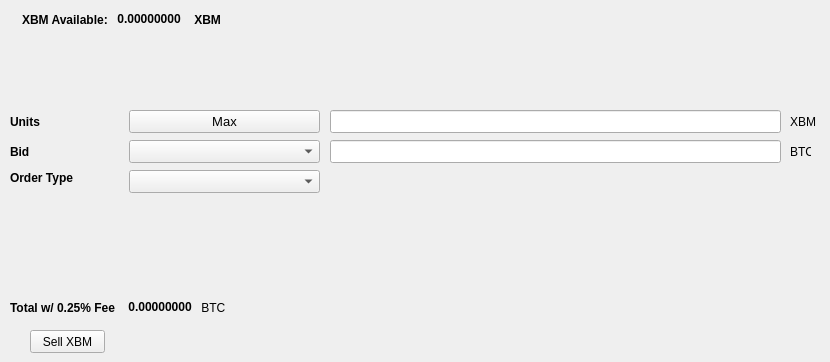
   <widget class="QWidget" name="SellTab">
    <attribute name="title">
     <string>Sell</string>
    </attribute>
    <widget class="QLabel" name="label_16">
     <property name="geometry">
      <rect>
       <x>790</x>
       <y>140</y>
       <width>21</width>
       <height>23</height>
      </rect>
     </property>
     <property name="text">
      <string>BTC</string>
     </property>
    </widget>
    <widget class="QComboBox" name="SellBidcomboBox">
     <property name="geometry">
      <rect>
       <x>129</x>
       <y>140</y>
       <width>191</width>
       <height>23</height>
      </rect>
     </property>
     <property name="font">
      <font>
       <pointsize>10</pointsize>
      </font>
     </property>
    </widget>
    <widget class="QLabel" name="label_18">
     <property name="geometry">
      <rect>
       <x>10</x>
       <y>110</y>
       <width>46</width>
       <height>23</height>
      </rect>
     </property>
     <property name="font">
      <font>
       <weight>75</weight>
       <bold>true</bold>
      </font>
     </property>
     <property name="text">
      <string>Units</string>
     </property>
    </widget>
    <widget class="QPushButton" name="Sell_Max_Amount">
     <property name="geometry">
      <rect>
       <x>129</x>
       <y>110</y>
       <width>191</width>
       <height>23</height>
      </rect>
     </property>
     <property name="font">
      <font>
       <pointsize>10</pointsize>
      </font>
     </property>
     <property name="text">
      <string>Max</string>
     </property>
    </widget>
    <widget class="QLabel" name="label_20">
     <property name="geometry">
      <rect>
       <x>10</x>
       <y>170</y>
       <width>71</width>
       <height>16</height>
      </rect>
     </property>
     <property name="font">
      <font>
       <weight>75</weight>
       <bold>true</bold>
      </font>
     </property>
     <property name="text">
      <string>Order Type</string>
     </property>
    </widget>
    <widget class="QComboBox" name="SellOrdertypeCombo">
     <property name="geometry">
      <rect>
       <x>129</x>
       <y>170</y>
       <width>191</width>
       <height>23</height>
      </rect>
     </property>
     <property name="font">
      <font>
       <pointsize>10</pointsize>
      </font>
     </property>
    </widget>
    <widget class="QLabel" name="label_21">
     <property name="geometry">
      <rect>
       <x>10</x>
       <y>140</y>
       <width>46</width>
       <height>23</height>
      </rect>
     </property>
     <property name="font">
      <font>
       <weight>75</weight>
       <bold>true</bold>
      </font>
     </property>
     <property name="text">
      <string>Bid</string>
     </property>
    </widget>
    <widget class="QLabel" name="label_22">
     <property name="geometry">
      <rect>
       <x>790</x>
       <y>110</y>
       <width>31</width>
       <height>23</height>
      </rect>
     </property>
     <property name="text">
      <string>XBM</string>
     </property>
    </widget>
    <widget class="QLineEdit" name="UnitsInputXBM">
     <property name="geometry">
      <rect>
       <x>330</x>
       <y>110</y>
       <width>451</width>
       <height>23</height>
      </rect>
     </property>
     <property name="font">
      <font>
       <pointsize>9</pointsize>
       <weight>75</weight>
       <bold>true</bold>
      </font>
     </property>
    </widget>
    <widget class="QLineEdit" name="SellBidPriceEdit">
     <property name="geometry">
      <rect>
       <x>330</x>
       <y>140</y>
       <width>451</width>
       <height>23</height>
      </rect>
     </property>
     <property name="font">
      <font>
       <pointsize>9</pointsize>
       <weight>75</weight>
       <bold>true</bold>
      </font>
     </property>
    </widget>
    <widget class="QPushButton" name="SellXBMBTN">
     <property name="geometry">
      <rect>
       <x>30</x>
       <y>330</y>
       <width>75</width>
       <height>23</height>
      </rect>
     </property>
     <property name="text">
      <string>Sell XBM</string>
     </property>
    </widget>
    <widget class="QWidget" name="layoutWidget">
     <property name="geometry">
      <rect>
       <x>22</x>
       <y>12</y>
       <width>200</width>
       <height>15</height>
      </rect>
     </property>
     <layout class="QHBoxLayout" name="horizontalLayout">
      <item>
       <widget class="QLabel" name="label232_2">
        <property name="font">
         <font>
          <weight>75</weight>
          <bold>true</bold>
         </font>
        </property>
        <property name="text">
         <string>XBM Available:</string>
        </property>
       </widget>
      </item>
      <item>
       <widget class="QLabel" name="XBMAvailableLabel">
        <property name="palette">
         <palette>
          <active>
           <colorrole role="WindowText">
            <brush brushstyle="SolidPattern">
             <color alpha="255">
              <red>0</red>
              <green>0</green>
              <blue>0</blue>
             </color>
            </brush>
           </colorrole>
           <colorrole role="Button">
            <brush brushstyle="SolidPattern">
             <color alpha="255">
              <red>0</red>
              <green>170</green>
              <blue>0</blue>
             </color>
            </brush>
           </colorrole>
           <colorrole role="Light">
            <brush brushstyle="SolidPattern">
             <color alpha="255">
              <red>0</red>
              <green>255</green>
              <blue>0</blue>
             </color>
            </brush>
           </colorrole>
           <colorrole role="Midlight">
            <brush brushstyle="SolidPattern">
             <color alpha="255">
              <red>0</red>
              <green>212</green>
              <blue>0</blue>
             </color>
            </brush>
           </colorrole>
           <colorrole role="Dark">
            <brush brushstyle="SolidPattern">
             <color alpha="255">
              <red>0</red>
              <green>85</green>
              <blue>0</blue>
             </color>
            </brush>
           </colorrole>
           <colorrole role="Mid">
            <brush brushstyle="SolidPattern">
             <color alpha="255">
              <red>0</red>
              <green>113</green>
              <blue>0</blue>
             </color>
            </brush>
           </colorrole>
           <colorrole role="Text">
            <brush brushstyle="SolidPattern">
             <color alpha="255">
              <red>0</red>
              <green>170</green>
              <blue>0</blue>
             </color>
            </brush>
           </colorrole>
           <colorrole role="BrightText">
            <brush brushstyle="SolidPattern">
             <color alpha="255">
              <red>255</red>
              <green>255</green>
              <blue>255</blue>
             </color>
            </brush>
           </colorrole>
           <colorrole role="ButtonText">
            <brush brushstyle="SolidPattern">
             <color alpha="255">
              <red>0</red>
              <green>0</green>
              <blue>0</blue>
             </color>
            </brush>
           </colorrole>
           <colorrole role="Base">
            <brush brushstyle="SolidPattern">
             <color alpha="255">
              <red>255</red>
              <green>255</green>
              <blue>255</blue>
             </color>
            </brush>
           </colorrole>
           <colorrole role="Window">
            <brush brushstyle="SolidPattern">
             <color alpha="255">
              <red>0</red>
              <green>170</green>
              <blue>0</blue>
             </color>
            </brush>
           </colorrole>
           <colorrole role="Shadow">
            <brush brushstyle="SolidPattern">
             <color alpha="255">
              <red>0</red>
              <green>0</green>
              <blue>0</blue>
             </color>
            </brush>
           </colorrole>
           <colorrole role="AlternateBase">
            <brush brushstyle="SolidPattern">
             <color alpha="255">
              <red>127</red>
              <green>212</green>
              <blue>127</blue>
             </color>
            </brush>
           </colorrole>
           <colorrole role="ToolTipBase">
            <brush brushstyle="SolidPattern">
             <color alpha="255">
              <red>255</red>
              <green>255</green>
              <blue>220</blue>
             </color>
            </brush>
           </colorrole>
           <colorrole role="ToolTipText">
            <brush brushstyle="SolidPattern">
             <color alpha="255">
              <red>0</red>
              <green>0</green>
              <blue>0</blue>
             </color>
            </brush>
           </colorrole>
          </active>
          <inactive>
           <colorrole role="WindowText">
            <brush brushstyle="SolidPattern">
             <color alpha="255">
              <red>0</red>
              <green>0</green>
              <blue>0</blue>
             </color>
            </brush>
           </colorrole>
           <colorrole role="Button">
            <brush brushstyle="SolidPattern">
             <color alpha="255">
              <red>0</red>
              <green>170</green>
              <blue>0</blue>
             </color>
            </brush>
           </colorrole>
           <colorrole role="Light">
            <brush brushstyle="SolidPattern">
             <color alpha="255">
              <red>0</red>
              <green>255</green>
              <blue>0</blue>
             </color>
            </brush>
           </colorrole>
           <colorrole role="Midlight">
            <brush brushstyle="SolidPattern">
             <color alpha="255">
              <red>0</red>
              <green>212</green>
              <blue>0</blue>
             </color>
            </brush>
           </colorrole>
           <colorrole role="Dark">
            <brush brushstyle="SolidPattern">
             <color alpha="255">
              <red>0</red>
              <green>85</green>
              <blue>0</blue>
             </color>
            </brush>
           </colorrole>
           <colorrole role="Mid">
            <brush brushstyle="SolidPattern">
             <color alpha="255">
              <red>0</red>
              <green>113</green>
              <blue>0</blue>
             </color>
            </brush>
           </colorrole>
           <colorrole role="Text">
            <brush brushstyle="SolidPattern">
             <color alpha="255">
              <red>0</red>
              <green>170</green>
              <blue>0</blue>
             </color>
            </brush>
           </colorrole>
           <colorrole role="BrightText">
            <brush brushstyle="SolidPattern">
             <color alpha="255">
              <red>255</red>
              <green>255</green>
              <blue>255</blue>
             </color>
            </brush>
           </colorrole>
           <colorrole role="ButtonText">
            <brush brushstyle="SolidPattern">
             <color alpha="255">
              <red>0</red>
              <green>0</green>
              <blue>0</blue>
             </color>
            </brush>
           </colorrole>
           <colorrole role="Base">
            <brush brushstyle="SolidPattern">
             <color alpha="255">
              <red>255</red>
              <green>255</green>
              <blue>255</blue>
             </color>
            </brush>
           </colorrole>
           <colorrole role="Window">
            <brush brushstyle="SolidPattern">
             <color alpha="255">
              <red>0</red>
              <green>170</green>
              <blue>0</blue>
             </color>
            </brush>
           </colorrole>
           <colorrole role="Shadow">
            <brush brushstyle="SolidPattern">
             <color alpha="255">
              <red>0</red>
              <green>0</green>
              <blue>0</blue>
             </color>
            </brush>
           </colorrole>
           <colorrole role="AlternateBase">
            <brush brushstyle="SolidPattern">
             <color alpha="255">
              <red>127</red>
              <green>212</green>
              <blue>127</blue>
             </color>
            </brush>
           </colorrole>
           <colorrole role="ToolTipBase">
            <brush brushstyle="SolidPattern">
             <color alpha="255">
              <red>255</red>
              <green>255</green>
              <blue>220</blue>
             </color>
            </brush>
           </colorrole>
           <colorrole role="ToolTipText">
            <brush brushstyle="SolidPattern">
             <color alpha="255">
              <red>0</red>
              <green>0</green>
              <blue>0</blue>
             </color>
            </brush>
           </colorrole>
          </inactive>
          <disabled>
           <colorrole role="WindowText">
            <brush brushstyle="SolidPattern">
             <color alpha="255">
              <red>0</red>
              <green>85</green>
              <blue>0</blue>
             </color>
            </brush>
           </colorrole>
           <colorrole role="Button">
            <brush brushstyle="SolidPattern">
             <color alpha="255">
              <red>0</red>
              <green>170</green>
              <blue>0</blue>
             </color>
            </brush>
           </colorrole>
           <colorrole role="Light">
            <brush brushstyle="SolidPattern">
             <color alpha="255">
              <red>0</red>
              <green>255</green>
              <blue>0</blue>
             </color>
            </brush>
           </colorrole>
           <colorrole role="Midlight">
            <brush brushstyle="SolidPattern">
             <color alpha="255">
              <red>0</red>
              <green>212</green>
              <blue>0</blue>
             </color>
            </brush>
           </colorrole>
           <colorrole role="Dark">
            <brush brushstyle="SolidPattern">
             <color alpha="255">
              <red>0</red>
              <green>85</green>
              <blue>0</blue>
             </color>
            </brush>
           </colorrole>
           <colorrole role="Mid">
            <brush brushstyle="SolidPattern">
             <color alpha="255">
              <red>0</red>
              <green>113</green>
              <blue>0</blue>
             </color>
            </brush>
           </colorrole>
           <colorrole role="Text">
            <brush brushstyle="SolidPattern">
             <color alpha="255">
              <red>0</red>
              <green>85</green>
              <blue>0</blue>
             </color>
            </brush>
           </colorrole>
           <colorrole role="BrightText">
            <brush brushstyle="SolidPattern">
             <color alpha="255">
              <red>255</red>
              <green>255</green>
              <blue>255</blue>
             </color>
            </brush>
           </colorrole>
           <colorrole role="ButtonText">
            <brush brushstyle="SolidPattern">
             <color alpha="255">
              <red>0</red>
              <green>85</green>
              <blue>0</blue>
             </color>
            </brush>
           </colorrole>
           <colorrole role="Base">
            <brush brushstyle="SolidPattern">
             <color alpha="255">
              <red>0</red>
              <green>170</green>
              <blue>0</blue>
             </color>
            </brush>
           </colorrole>
           <colorrole role="Window">
            <brush brushstyle="SolidPattern">
             <color alpha="255">
              <red>0</red>
              <green>170</green>
              <blue>0</blue>
             </color>
            </brush>
           </colorrole>
           <colorrole role="Shadow">
            <brush brushstyle="SolidPattern">
             <color alpha="255">
              <red>0</red>
              <green>0</green>
              <blue>0</blue>
             </color>
            </brush>
           </colorrole>
           <colorrole role="AlternateBase">
            <brush brushstyle="SolidPattern">
             <color alpha="255">
              <red>0</red>
              <green>170</green>
              <blue>0</blue>
             </color>
            </brush>
           </colorrole>
           <colorrole role="ToolTipBase">
            <brush brushstyle="SolidPattern">
             <color alpha="255">
              <red>255</red>
              <green>255</green>
              <blue>220</blue>
             </color>
            </brush>
           </colorrole>
           <colorrole role="ToolTipText">
            <brush brushstyle="SolidPattern">
             <color alpha="255">
              <red>0</red>
              <green>0</green>
              <blue>0</blue>
             </color>
            </brush>
           </colorrole>
          </disabled>
         </palette>
        </property>
        <property name="font">
         <font>
          <weight>75</weight>
          <bold>true</bold>
         </font>
        </property>
        <property name="text">
         <string> 0.00000000 </string>
        </property>
        <property name="textInteractionFlags">
         <set>Qt::LinksAccessibleByMouse|Qt::TextSelectableByKeyboard|Qt::TextSelectableByMouse</set>
        </property>
       </widget>
      </item>
      <item>
       <widget class="QLabel" name="labelXBM">
        <property name="font">
         <font>
          <weight>75</weight>
          <bold>true</bold>
         </font>
        </property>
        <property name="text">
         <string> XBM</string>
        </property>
       </widget>
      </item>
     </layout>
    </widget>
    <widget class="QWidget" name="layoutWidget">
     <property name="geometry">
      <rect>
       <x>10</x>
       <y>300</y>
       <width>218</width>
       <height>15</height>
      </rect>
     </property>
     <layout class="QHBoxLayout" name="horizontalLayout_2">
      <item>
       <widget class="QLabel" name="label_19">
        <property name="font">
         <font>
          <weight>75</weight>
          <bold>true</bold>
         </font>
        </property>
        <property name="text">
         <string>Total w/ 0.25% Fee </string>
        </property>
       </widget>
      </item>
      <item>
       <widget class="QLabel" name="SellCostLabel">
        <property name="palette">
         <palette>
          <active>
           <colorrole role="WindowText">
            <brush brushstyle="SolidPattern">
             <color alpha="255">
              <red>0</red>
              <green>0</green>
              <blue>0</blue>
             </color>
            </brush>
           </colorrole>
           <colorrole role="Button">
            <brush brushstyle="SolidPattern">
             <color alpha="255">
              <red>0</red>
              <green>170</green>
              <blue>0</blue>
             </color>
            </brush>
           </colorrole>
           <colorrole role="Light">
            <brush brushstyle="SolidPattern">
             <color alpha="255">
              <red>0</red>
              <green>255</green>
              <blue>0</blue>
             </color>
            </brush>
           </colorrole>
           <colorrole role="Midlight">
            <brush brushstyle="SolidPattern">
             <color alpha="255">
              <red>0</red>
              <green>212</green>
              <blue>0</blue>
             </color>
            </brush>
           </colorrole>
           <colorrole role="Dark">
            <brush brushstyle="SolidPattern">
             <color alpha="255">
              <red>0</red>
              <green>85</green>
              <blue>0</blue>
             </color>
            </brush>
           </colorrole>
           <colorrole role="Mid">
            <brush brushstyle="SolidPattern">
             <color alpha="255">
              <red>0</red>
              <green>113</green>
              <blue>0</blue>
             </color>
            </brush>
           </colorrole>
           <colorrole role="Text">
            <brush brushstyle="SolidPattern">
             <color alpha="255">
              <red>0</red>
              <green>170</green>
              <blue>0</blue>
             </color>
            </brush>
           </colorrole>
           <colorrole role="BrightText">
            <brush brushstyle="SolidPattern">
             <color alpha="255">
              <red>255</red>
              <green>255</green>
              <blue>255</blue>
             </color>
            </brush>
           </colorrole>
           <colorrole role="ButtonText">
            <brush brushstyle="SolidPattern">
             <color alpha="255">
              <red>0</red>
              <green>0</green>
              <blue>0</blue>
             </color>
            </brush>
           </colorrole>
           <colorrole role="Base">
            <brush brushstyle="SolidPattern">
             <color alpha="255">
              <red>255</red>
              <green>255</green>
              <blue>255</blue>
             </color>
            </brush>
           </colorrole>
           <colorrole role="Window">
            <brush brushstyle="SolidPattern">
             <color alpha="255">
              <red>0</red>
              <green>170</green>
              <blue>0</blue>
             </color>
            </brush>
           </colorrole>
           <colorrole role="Shadow">
            <brush brushstyle="SolidPattern">
             <color alpha="255">
              <red>0</red>
              <green>0</green>
              <blue>0</blue>
             </color>
            </brush>
           </colorrole>
           <colorrole role="AlternateBase">
            <brush brushstyle="SolidPattern">
             <color alpha="255">
              <red>127</red>
              <green>212</green>
              <blue>127</blue>
             </color>
            </brush>
           </colorrole>
           <colorrole role="ToolTipBase">
            <brush brushstyle="SolidPattern">
             <color alpha="255">
              <red>255</red>
              <green>255</green>
              <blue>220</blue>
             </color>
            </brush>
           </colorrole>
           <colorrole role="ToolTipText">
            <brush brushstyle="SolidPattern">
             <color alpha="255">
              <red>0</red>
              <green>0</green>
              <blue>0</blue>
             </color>
            </brush>
           </colorrole>
          </active>
          <inactive>
           <colorrole role="WindowText">
            <brush brushstyle="SolidPattern">
             <color alpha="255">
              <red>0</red>
              <green>0</green>
              <blue>0</blue>
             </color>
            </brush>
           </colorrole>
           <colorrole role="Button">
            <brush brushstyle="SolidPattern">
             <color alpha="255">
              <red>0</red>
              <green>170</green>
              <blue>0</blue>
             </color>
            </brush>
           </colorrole>
           <colorrole role="Light">
            <brush brushstyle="SolidPattern">
             <color alpha="255">
              <red>0</red>
              <green>255</green>
              <blue>0</blue>
             </color>
            </brush>
           </colorrole>
           <colorrole role="Midlight">
            <brush brushstyle="SolidPattern">
             <color alpha="255">
              <red>0</red>
              <green>212</green>
              <blue>0</blue>
             </color>
            </brush>
           </colorrole>
           <colorrole role="Dark">
            <brush brushstyle="SolidPattern">
             <color alpha="255">
              <red>0</red>
              <green>85</green>
              <blue>0</blue>
             </color>
            </brush>
           </colorrole>
           <colorrole role="Mid">
            <brush brushstyle="SolidPattern">
             <color alpha="255">
              <red>0</red>
              <green>113</green>
              <blue>0</blue>
             </color>
            </brush>
           </colorrole>
           <colorrole role="Text">
            <brush brushstyle="SolidPattern">
             <color alpha="255">
              <red>0</red>
              <green>170</green>
              <blue>0</blue>
             </color>
            </brush>
           </colorrole>
           <colorrole role="BrightText">
            <brush brushstyle="SolidPattern">
             <color alpha="255">
              <red>255</red>
              <green>255</green>
              <blue>255</blue>
             </color>
            </brush>
           </colorrole>
           <colorrole role="ButtonText">
            <brush brushstyle="SolidPattern">
             <color alpha="255">
              <red>0</red>
              <green>0</green>
              <blue>0</blue>
             </color>
            </brush>
           </colorrole>
           <colorrole role="Base">
            <brush brushstyle="SolidPattern">
             <color alpha="255">
              <red>255</red>
              <green>255</green>
              <blue>255</blue>
             </color>
            </brush>
           </colorrole>
           <colorrole role="Window">
            <brush brushstyle="SolidPattern">
             <color alpha="255">
              <red>0</red>
              <green>170</green>
              <blue>0</blue>
             </color>
            </brush>
           </colorrole>
           <colorrole role="Shadow">
            <brush brushstyle="SolidPattern">
             <color alpha="255">
              <red>0</red>
              <green>0</green>
              <blue>0</blue>
             </color>
            </brush>
           </colorrole>
           <colorrole role="AlternateBase">
            <brush brushstyle="SolidPattern">
             <color alpha="255">
              <red>127</red>
              <green>212</green>
              <blue>127</blue>
             </color>
            </brush>
           </colorrole>
           <colorrole role="ToolTipBase">
            <brush brushstyle="SolidPattern">
             <color alpha="255">
              <red>255</red>
              <green>255</green>
              <blue>220</blue>
             </color>
            </brush>
           </colorrole>
           <colorrole role="ToolTipText">
            <brush brushstyle="SolidPattern">
             <color alpha="255">
              <red>0</red>
              <green>0</green>
              <blue>0</blue>
             </color>
            </brush>
           </colorrole>
          </inactive>
          <disabled>
           <colorrole role="WindowText">
            <brush brushstyle="SolidPattern">
             <color alpha="255">
              <red>0</red>
              <green>85</green>
              <blue>0</blue>
             </color>
            </brush>
           </colorrole>
           <colorrole role="Button">
            <brush brushstyle="SolidPattern">
             <color alpha="255">
              <red>0</red>
              <green>170</green>
              <blue>0</blue>
             </color>
            </brush>
           </colorrole>
           <colorrole role="Light">
            <brush brushstyle="SolidPattern">
             <color alpha="255">
              <red>0</red>
              <green>255</green>
              <blue>0</blue>
             </color>
            </brush>
           </colorrole>
           <colorrole role="Midlight">
            <brush brushstyle="SolidPattern">
             <color alpha="255">
              <red>0</red>
              <green>212</green>
              <blue>0</blue>
             </color>
            </brush>
           </colorrole>
           <colorrole role="Dark">
            <brush brushstyle="SolidPattern">
             <color alpha="255">
              <red>0</red>
              <green>85</green>
              <blue>0</blue>
             </color>
            </brush>
           </colorrole>
           <colorrole role="Mid">
            <brush brushstyle="SolidPattern">
             <color alpha="255">
              <red>0</red>
              <green>113</green>
              <blue>0</blue>
             </color>
            </brush>
           </colorrole>
           <colorrole role="Text">
            <brush brushstyle="SolidPattern">
             <color alpha="255">
              <red>0</red>
              <green>85</green>
              <blue>0</blue>
             </color>
            </brush>
           </colorrole>
           <colorrole role="BrightText">
            <brush brushstyle="SolidPattern">
             <color alpha="255">
              <red>255</red>
              <green>255</green>
              <blue>255</blue>
             </color>
            </brush>
           </colorrole>
           <colorrole role="ButtonText">
            <brush brushstyle="SolidPattern">
             <color alpha="255">
              <red>0</red>
              <green>85</green>
              <blue>0</blue>
             </color>
            </brush>
           </colorrole>
           <colorrole role="Base">
            <brush brushstyle="SolidPattern">
             <color alpha="255">
              <red>0</red>
              <green>170</green>
              <blue>0</blue>
             </color>
            </brush>
           </colorrole>
           <colorrole role="Window">
            <brush brushstyle="SolidPattern">
             <color alpha="255">
              <red>0</red>
              <green>170</green>
              <blue>0</blue>
             </color>
            </brush>
           </colorrole>
           <colorrole role="Shadow">
            <brush brushstyle="SolidPattern">
             <color alpha="255">
              <red>0</red>
              <green>0</green>
              <blue>0</blue>
             </color>
            </brush>
           </colorrole>
           <colorrole role="AlternateBase">
            <brush brushstyle="SolidPattern">
             <color alpha="255">
              <red>0</red>
              <green>170</green>
              <blue>0</blue>
             </color>
            </brush>
           </colorrole>
           <colorrole role="ToolTipBase">
            <brush brushstyle="SolidPattern">
             <color alpha="255">
              <red>255</red>
              <green>255</green>
              <blue>220</blue>
             </color>
            </brush>
           </colorrole>
           <colorrole role="ToolTipText">
            <brush brushstyle="SolidPattern">
             <color alpha="255">
              <red>0</red>
              <green>0</green>
              <blue>0</blue>
             </color>
            </brush>
           </colorrole>
          </disabled>
         </palette>
        </property>
        <property name="font">
         <font>
          <weight>75</weight>
          <bold>true</bold>
         </font>
        </property>
        <property name="autoFillBackground">
         <bool>false</bool>
        </property>
        <property name="text">
         <string> 0.00000000</string>
        </property>
        <property name="textInteractionFlags">
         <set>Qt::LinksAccessibleByMouse|Qt::TextSelectableByMouse</set>
        </property>
       </widget>
      </item>
      <item>
       <widget class="QLabel" name="label_17">
        <property name="font">
         <font>
          <weight>50</weight>
          <bold>false</bold>
         </font>
        </property>
        <property name="text">
         <string> BTC</string>
        </property>
       </widget>
      </item>
     </layout>
    </widget>
   </widget>
